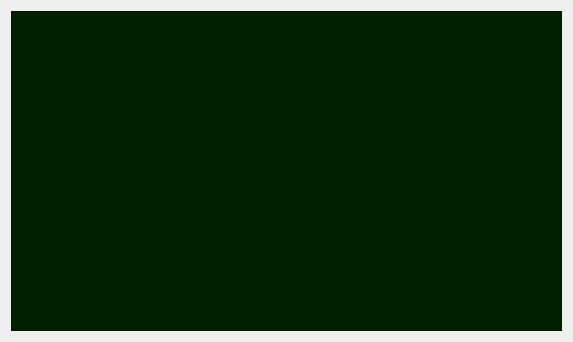
<?xml version="1.0" encoding="UTF-8"?>
<ui version="4.0">
 <class>LuaConsole</class>
 <widget class="QWidget" name="LuaConsole">
  <property name="geometry">
   <rect>
    <x>0</x>
    <y>0</y>
    <width>573</width>
    <height>342</height>
   </rect>
  </property>
  <property name="windowTitle">
   <string>Form</string>
  </property>
  <property name="styleSheet">
   <string notr="true">#OverviewPage { color: #0C3407; } QToolTip { border: 1px solid black; background-color: #0C3407; color: #FFFFFF; }</string>
  </property>
  <layout class="QHBoxLayout" name="horizontalLayout" stretch="0">
   <item>
    <layout class="QVBoxLayout" name="verticalLayout">
     <property name="leftMargin">
      <number>0</number>
     </property>
     <item>
      <widget class="QPlainTextEdit" name="plainTextEdit">
       <property name="font">
        <font>
         <family>Monospace</family>
         <pointsize>11</pointsize>
        </font>
       </property>
       <property name="styleSheet">
        <string notr="true">#plainTextEdit { background-color: #002100; color: #eeeeee; }</string>
       </property>
      </widget>
     </item>
    </layout>
   </item>
  </layout>
 </widget>
 <resources/>
 <connections/>
</ui>
